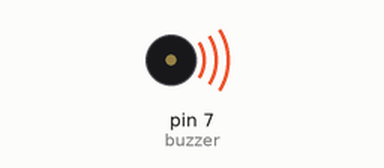
This sketch was run on a simulated Arduino Uno, built with avr-gcc and run on an emulated ATmega328P. Parts: buzzer (waves = sounding, pin HIGH).

Above: at 0.15 s.
At 128.06 s:
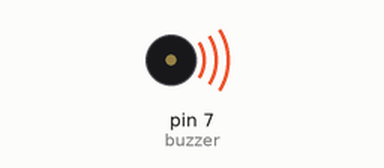
Timing chart, 0 to 128.4 s (numbered marks = the images above):
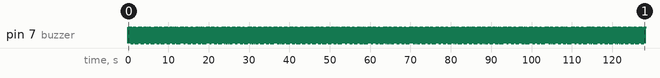

The sketch:

buzzer.ino
```cpp
int buzzer = 7;

void setup()
{
  pinMode(buzzer, OUTPUT);
}

void loop()
{
  unsigned char i, j;
  while(1)
  {
    for(i=0;i<10;i++)
    {
      digitalWrite(buzzer, HIGH);
      delay(10);
      digitalWrite(buzzer, LOW);
      delay(10);
    }
    for(j=0;j<15;j++)
    {
      digitalWrite(buzzer,HIGH);
      delay(20);
      digitalWrite(buzzer, LOW);
      delay(20);
    }
  }
}
```

Measured:
- by itself, pin 7 (buzzer): alternates HIGH for 0.02 s and LOW for 0.02 s
